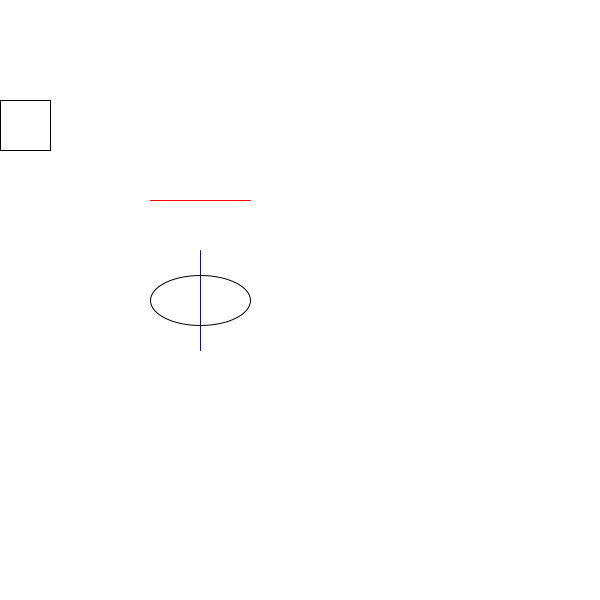
Frame 1 (no input)
Frame 60 (the mouse pressed at the canvas centre just before this capture): identical to frame 1, image omitted
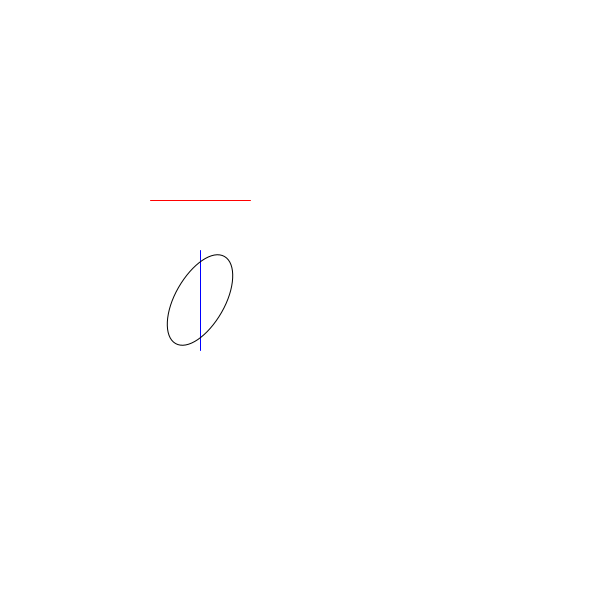
Frame 120 (the mouse held since frame 60 and released just before this capture)

The Processing sketch that drew these frames (run headless with seeded random() and noise(); from frame 60 on, the mouse is pressed at the canvas centre):

// Processing sketch: translateGeometry
// ── translateGeometry.pde
void setup() {
  size(600, 600);
}

void draw() {
  background(255);
  noFill();
  
  //Moves the origin
  //over 200, 200
  translate(200, 200);
  
  stroke(255, 0, 0);
  line(-50, 0, 50, 0);
  
  //move origin in y 100 more
  translate(0, 100);
  
  stroke(0, 0, 255);
  line(0, -50, 0, 50);
  
  rotate(radians(mouseX));
  
  stroke(0);
  ellipse(0, 0, 100, 50);
  
  rect(-200, -200, 50, 50);
}

void drawCross() {
  
}
